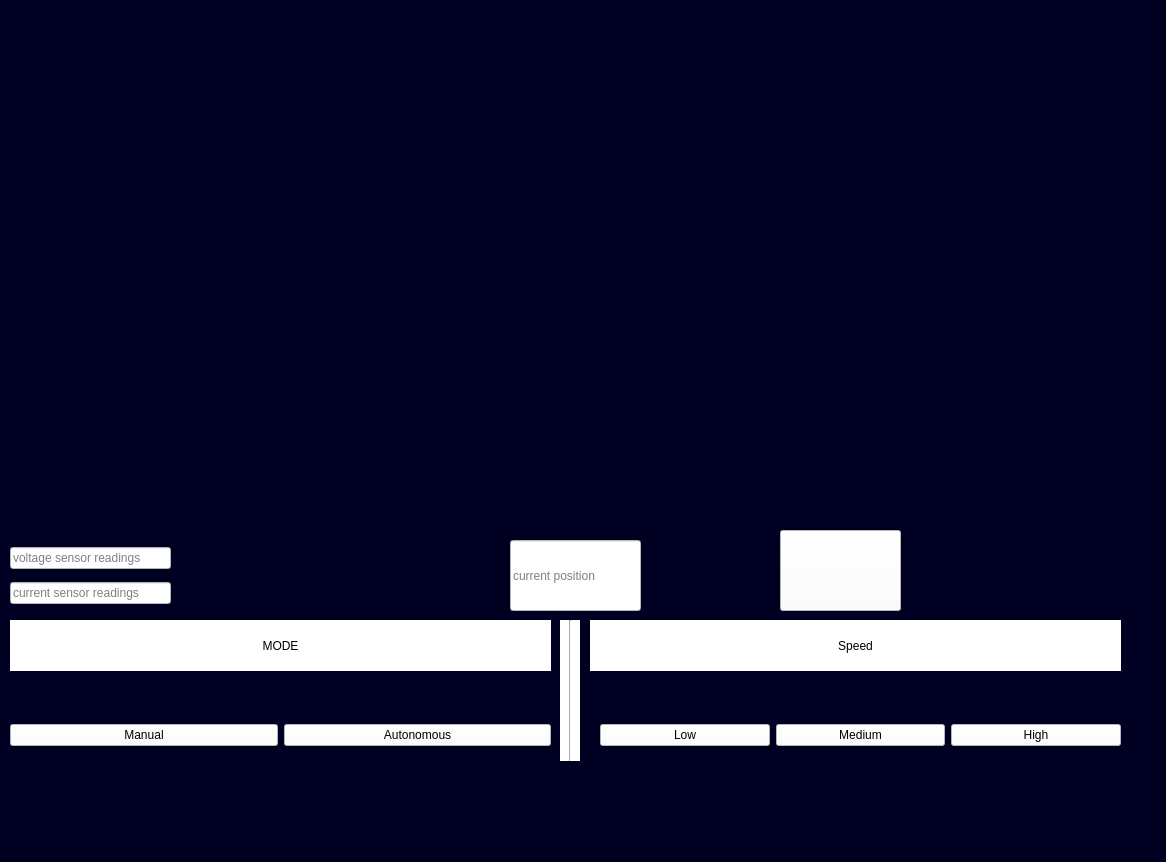
<?xml version="1.0" encoding="UTF-8"?>
<ui version="4.0">
 <class>MainWindow</class>
 <widget class="QMainWindow" name="MainWindow">
  <property name="geometry">
   <rect>
    <x>0</x>
    <y>0</y>
    <width>1166</width>
    <height>862</height>
   </rect>
  </property>
  <property name="windowTitle">
   <string>MainWindow</string>
  </property>
  <property name="layoutDirection">
   <enum>Qt::LeftToRight</enum>
  </property>
  <property name="styleSheet">
   <string notr="true">background-color: rgb(0, 0, 34);
</string>
  </property>
  <widget class="QWidget" name="centralwidget">
   <widget class="QLabel" name="label">
    <property name="geometry">
     <rect>
      <x>480</x>
      <y>-10</y>
      <width>191</width>
      <height>191</height>
     </rect>
    </property>
    <property name="styleSheet">
     <string notr="true">image: url(:/images/aqua.jfif);
color: rgb(255, 255, 255);</string>
    </property>
    <property name="text">
     <string/>
    </property>
   </widget>
   <widget class="QLabel" name="label_2">
    <property name="geometry">
     <rect>
      <x>10</x>
      <y>620</y>
      <width>541</width>
      <height>51</height>
     </rect>
    </property>
    <property name="toolTip">
     <string>&lt;html&gt;&lt;head/&gt;&lt;body&gt;&lt;p align=&quot;justify&quot;&gt;&lt;br/&gt;&lt;/p&gt;&lt;/body&gt;&lt;/html&gt;</string>
    </property>
    <property name="layoutDirection">
     <enum>Qt::RightToLeft</enum>
    </property>
    <property name="styleSheet">
     <string notr="true">background-color: rgb(255, 255, 255);
;
font: 75 italic 24pt &quot;Times New Roman&quot;;</string>
    </property>
    <property name="text">
     <string>MODE</string>
    </property>
    <property name="alignment">
     <set>Qt::AlignCenter</set>
    </property>
   </widget>
   <widget class="QLabel" name="label_3">
    <property name="geometry">
     <rect>
      <x>590</x>
      <y>620</y>
      <width>531</width>
      <height>51</height>
     </rect>
    </property>
    <property name="toolTip">
     <string>&lt;html&gt;&lt;head/&gt;&lt;body&gt;&lt;p align=&quot;justify&quot;&gt;&lt;br/&gt;&lt;/p&gt;&lt;/body&gt;&lt;/html&gt;</string>
    </property>
    <property name="layoutDirection">
     <enum>Qt::RightToLeft</enum>
    </property>
    <property name="styleSheet">
     <string notr="true">background-color: rgb(255, 255, 255);
;
font: 75 italic 24pt &quot;Times New Roman&quot;;</string>
    </property>
    <property name="text">
     <string>Speed</string>
    </property>
    <property name="alignment">
     <set>Qt::AlignCenter</set>
    </property>
   </widget>
   <widget class="QWidget" name="horizontalLayoutWidget">
    <property name="geometry">
     <rect>
      <x>600</x>
      <y>690</y>
      <width>521</width>
      <height>91</height>
     </rect>
    </property>
    <layout class="QHBoxLayout" name="horizontalLayout">
     <item>
      <widget class="QPushButton" name="low_pushButton">
       <property name="styleSheet">
        <string notr="true">background-color: rgb(255, 255, 255);
font: 75 italic 20pt &quot;Times New Roman&quot;;</string>
       </property>
       <property name="text">
        <string>Low</string>
       </property>
       <property name="checkable">
        <bool>true</bool>
       </property>
       <property name="autoRepeat">
        <bool>false</bool>
       </property>
       <property name="autoExclusive">
        <bool>true</bool>
       </property>
       <property name="flat">
        <bool>false</bool>
       </property>
      </widget>
     </item>
     <item>
      <widget class="QPushButton" name="medium_pushButton">
       <property name="styleSheet">
        <string notr="true">background-color: rgb(255, 255, 255);
font: 75 italic 20pt &quot;Times New Roman&quot;;</string>
       </property>
       <property name="text">
        <string>Medium</string>
       </property>
       <property name="checkable">
        <bool>true</bool>
       </property>
       <property name="autoRepeat">
        <bool>false</bool>
       </property>
       <property name="autoExclusive">
        <bool>true</bool>
       </property>
       <property name="flat">
        <bool>false</bool>
       </property>
      </widget>
     </item>
     <item>
      <widget class="QPushButton" name="high_pushButton">
       <property name="styleSheet">
        <string notr="true">background-color: rgb(255, 255, 255);
font: 75 italic 20pt &quot;Times New Roman&quot;;</string>
       </property>
       <property name="text">
        <string>High</string>
       </property>
       <property name="checkable">
        <bool>true</bool>
       </property>
       <property name="autoRepeat">
        <bool>false</bool>
       </property>
       <property name="autoExclusive">
        <bool>true</bool>
       </property>
       <property name="flat">
        <bool>false</bool>
       </property>
      </widget>
     </item>
    </layout>
   </widget>
   <widget class="QWidget" name="horizontalLayoutWidget_2">
    <property name="geometry">
     <rect>
      <x>10</x>
      <y>680</y>
      <width>541</width>
      <height>111</height>
     </rect>
    </property>
    <layout class="QHBoxLayout" name="horizontalLayout_2">
     <item>
      <widget class="QPushButton" name="manual_pushButton">
       <property name="styleSheet">
        <string notr="true">background-color: rgb(255, 255, 255);
font: 75 italic 20pt &quot;Times New Roman&quot;;</string>
       </property>
       <property name="text">
        <string>Manual</string>
       </property>
       <property name="checkable">
        <bool>true</bool>
       </property>
       <property name="checked">
        <bool>false</bool>
       </property>
       <property name="autoExclusive">
        <bool>true</bool>
       </property>
       <property name="autoDefault">
        <bool>true</bool>
       </property>
       <property name="default">
        <bool>false</bool>
       </property>
       <property name="flat">
        <bool>false</bool>
       </property>
      </widget>
     </item>
     <item>
      <widget class="QPushButton" name="auto_pushButton">
       <property name="styleSheet">
        <string notr="true">background-color: rgb(255, 255, 255);
font: 75 italic 20pt &quot;Times New Roman&quot;;</string>
       </property>
       <property name="text">
        <string>Autonomous</string>
       </property>
       <property name="checkable">
        <bool>true</bool>
       </property>
       <property name="autoRepeat">
        <bool>false</bool>
       </property>
       <property name="autoExclusive">
        <bool>true</bool>
       </property>
      </widget>
     </item>
    </layout>
   </widget>
   <widget class="Line" name="line_2">
    <property name="geometry">
     <rect>
      <x>560</x>
      <y>620</y>
      <width>20</width>
      <height>141</height>
     </rect>
    </property>
    <property name="styleSheet">
     <string notr="true">background-color: rgb(255, 255, 255);</string>
    </property>
    <property name="orientation">
     <enum>Qt::Vertical</enum>
    </property>
   </widget>
   <widget class="QPushButton" name="car_indicator">
    <property name="geometry">
     <rect>
      <x>210</x>
      <y>540</y>
      <width>121</width>
      <height>71</height>
     </rect>
    </property>
    <property name="styleSheet">
     <string notr="true">background-color: rgb(255, 255, 255);
</string>
    </property>
    <property name="text">
     <string/>
    </property>
    <property name="icon">
     <iconset resource="images/aqua_image.qrc">
      <normaloff>:/images/car.PNG</normaloff>:/images/car.PNG</iconset>
    </property>
    <property name="iconSize">
     <size>
      <width>150</width>
      <height>100</height>
     </size>
    </property>
    <property name="flat">
     <bool>true</bool>
    </property>
   </widget>
   <widget class="QPushButton" name="lowspeed_indicator">
    <property name="geometry">
     <rect>
      <x>780</x>
      <y>530</y>
      <width>121</width>
      <height>81</height>
     </rect>
    </property>
    <property name="styleSheet">
     <string notr="true">background-color: rgb(255, 255, 255);
</string>
    </property>
    <property name="text">
     <string/>
    </property>
    <property name="icon">
     <iconset resource="images/aqua_image.qrc">
      <normaloff>:/images/low.PNG</normaloff>:/images/low.PNG</iconset>
    </property>
    <property name="iconSize">
     <size>
      <width>90</width>
      <height>100</height>
     </size>
    </property>
    <property name="flat">
     <bool>false</bool>
    </property>
   </widget>
   <widget class="QLineEdit" name="current_position">
    <property name="geometry">
     <rect>
      <x>510</x>
      <y>540</y>
      <width>131</width>
      <height>71</height>
     </rect>
    </property>
    <property name="styleSheet">
     <string notr="true">background-color: rgb(255, 255, 255);
font: 10pt &quot;MS Shell Dlg 2&quot;;</string>
    </property>
    <property name="text">
     <string/>
    </property>
    <property name="placeholderText">
     <string>current position</string>
    </property>
   </widget>
   <widget class="QWidget" name="verticalLayoutWidget">
    <property name="geometry">
     <rect>
      <x>10</x>
      <y>540</y>
      <width>161</width>
      <height>71</height>
     </rect>
    </property>
    <layout class="QVBoxLayout" name="verticalLayout">
     <item>
      <widget class="QLineEdit" name="lineEdit">
       <property name="styleSheet">
        <string notr="true">background-color: rgb(255, 255, 255);</string>
       </property>
       <property name="placeholderText">
        <string>voltage sensor readings</string>
       </property>
      </widget>
     </item>
     <item>
      <widget class="QLineEdit" name="lineEdit_2">
       <property name="styleSheet">
        <string notr="true">background-color: rgb(255, 255, 255);</string>
       </property>
       <property name="text">
        <string/>
       </property>
       <property name="placeholderText">
        <string>current sensor readings</string>
       </property>
      </widget>
     </item>
    </layout>
   </widget>
  </widget>
  <widget class="QMenuBar" name="menubar">
   <property name="geometry">
    <rect>
     <x>0</x>
     <y>0</y>
     <width>1166</width>
     <height>26</height>
    </rect>
   </property>
  </widget>
  <widget class="QStatusBar" name="statusbar"/>
 </widget>
 <resources>
  <include location="images/aqua_image.qrc"/>
 </resources>
 <connections/>
</ui>
